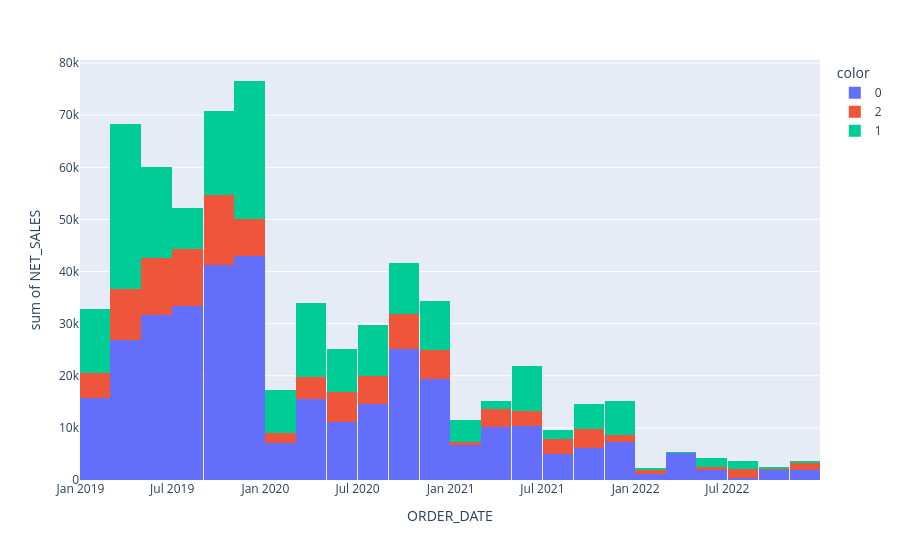

This figure's notebook cell:
### Code cell
px.histogram(
    df_clustering,
    x='ORDER_DATE',
    y='NET_SALES',
    nbins=(2022-2019)*12,
    color=df_clustering['CLUSTER'].astype(str)
)

### Figure 1 — Plotly figure (JSON) as saved in the notebook; plotly's stock layout.template omitted (floating-point values rounded to 4 significant figures; data arrays with more than 128 entries replaced by an {"elided": "..."} marker saying what was removed)
{"data": [{"alignmentgroup": "True", "bingroup": "x", "histfunc": "sum", "hovertemplate": "color=0<br>ORDER_DATE=%{x}<br>sum of NET_SALES=%{y}<extra></extra>", "legendgroup": "0", "marker": {"color": "#636efa", "pattern": {"shape": ""}}, "name": "0", "nbinsx": 36, "offsetgroup": "0", "orientation": "v", "showlegend": true, "type": "histogram", "x": {"elided": "395 str values"}, "xaxis": "x", "y": {"elided": "395 float values"}, "yaxis": "y"}, {"alignmentgroup": "True", "bingroup": "x", "histfunc": "sum", "hovertemplate": "color=2<br>ORDER_DATE=%{x}<br>sum of NET_SALES=%{y}<extra></extra>", "legendgroup": "2", "marker": {"color": "#EF553B", "pattern": {"shape": ""}}, "name": "2", "nbinsx": 36, "offsetgroup": "2", "orientation": "v", "showlegend": true, "type": "histogram", "x": {"elided": "146 str values"}, "xaxis": "x", "y": {"elided": "146 float values"}, "yaxis": "y"}, {"alignmentgroup": "True", "bingroup": "x", "histfunc": "sum", "hovertemplate": "color=1<br>ORDER_DATE=%{x}<br>sum of NET_SALES=%{y}<extra></extra>", "legendgroup": "1", "marker": {"color": "#00cc96", "pattern": {"shape": ""}}, "name": "1", "nbinsx": 36, "offsetgroup": "1", "orientation": "v", "showlegend": true, "type": "histogram", "x": {"elided": "229 str values"}, "xaxis": "x", "y": {"elided": "229 float values"}, "yaxis": "y"}], "layout": {"barmode": "relative", "legend": {"title": {"text": "color"}, "tracegroupgap": 0}, "margin": {"t": 60}, "xaxis": {"anchor": "y", "domain": [0, 1], "title": {"text": "ORDER_DATE"}}, "yaxis": {"anchor": "x", "domain": [0, 1], "title": {"text": "sum of NET_SALES"}}}}
